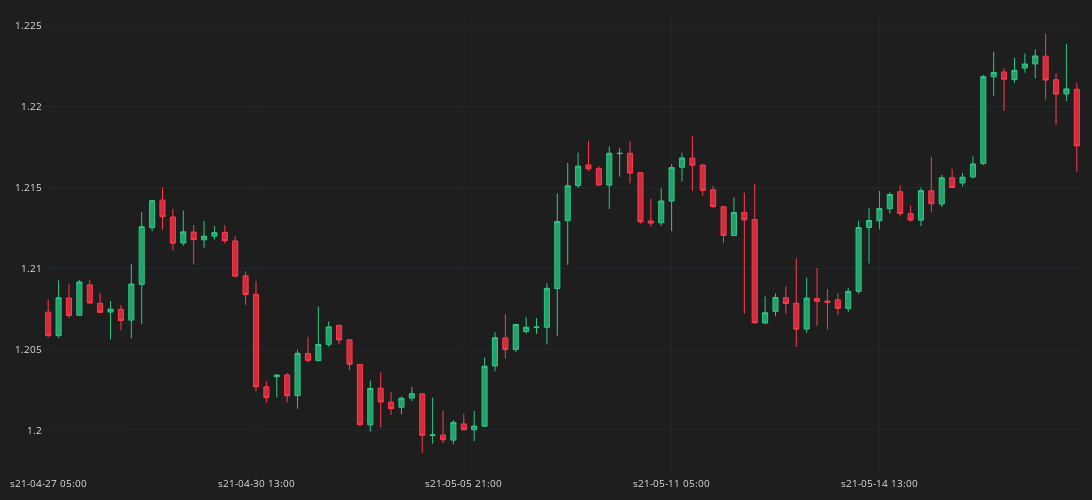

Notebook cell for this chart:
### Code cell
fig= go.Figure()
fig.add_trace(go.Candlestick(
    x= df_plot.sTime,
    open = df_plot.mid_o,
    high = df_plot.mid_h,
    low = df_plot.mid_l,
    close = df_plot.mid_c,
    line=dict(width=1), opacity=1,
    increasing_fillcolor='#24A06B',
    decreasing_fillcolor="#CC2E3C",
    increasing_line_color='#2EC886',  
    decreasing_line_color='#FF3A4C'
))
fig.update_xaxes(
    gridcolor="#1f292f",
    showgrid=True,fixedrange=True,rangeslider=dict(visible=False),
    nticks=5
)
fig.update_yaxes(
    gridcolor="#1f292f",
    showgrid=True
)

fig.update_layout(
    width = 1500,
    height = 500,
    margin = dict(l=10, r=10, b=10, t=10),
    paper_bgcolor="#1e1e1e",
    plot_bgcolor="#1e1e1e",
    font=dict(size=10,color="#e1e1e1"),

)




fig.show()
